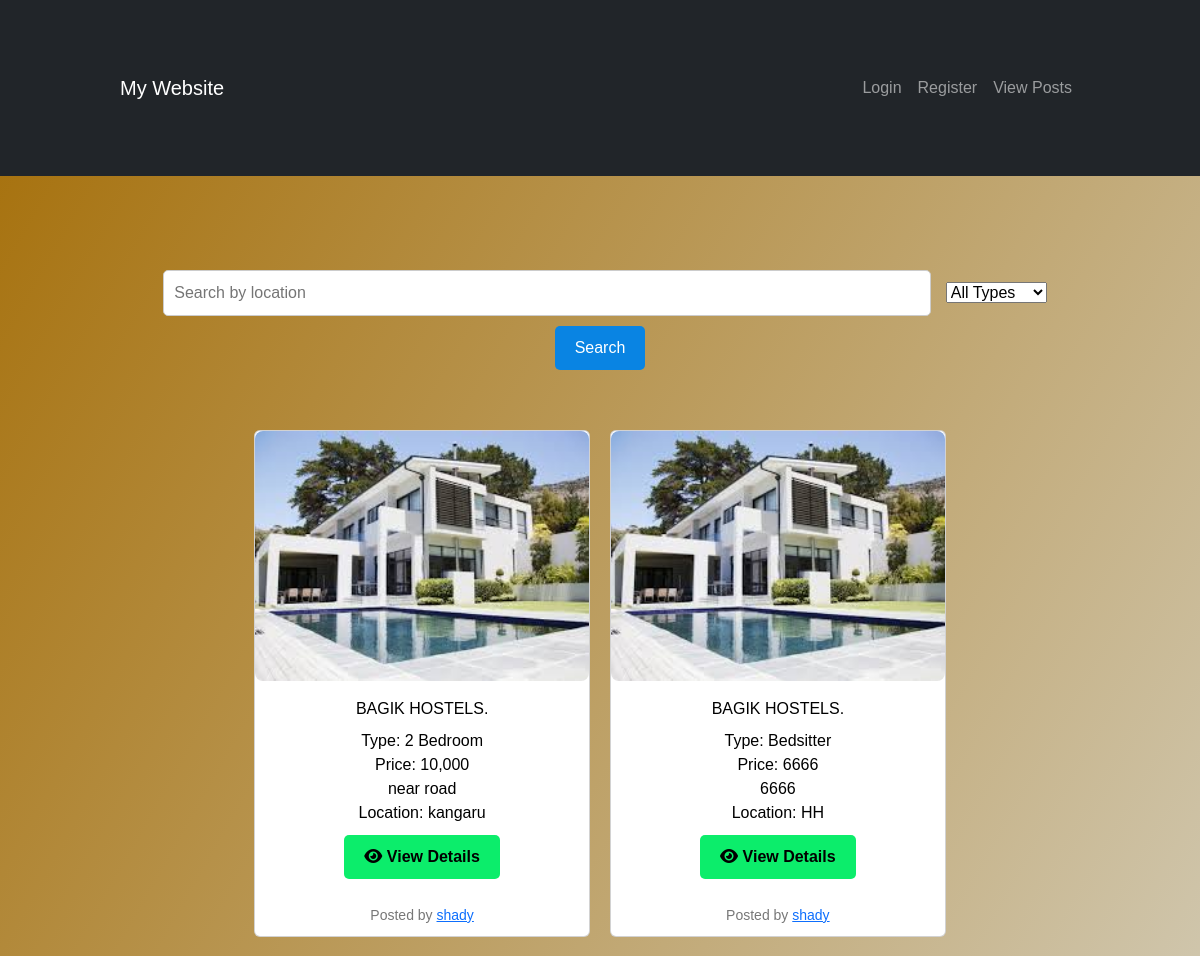
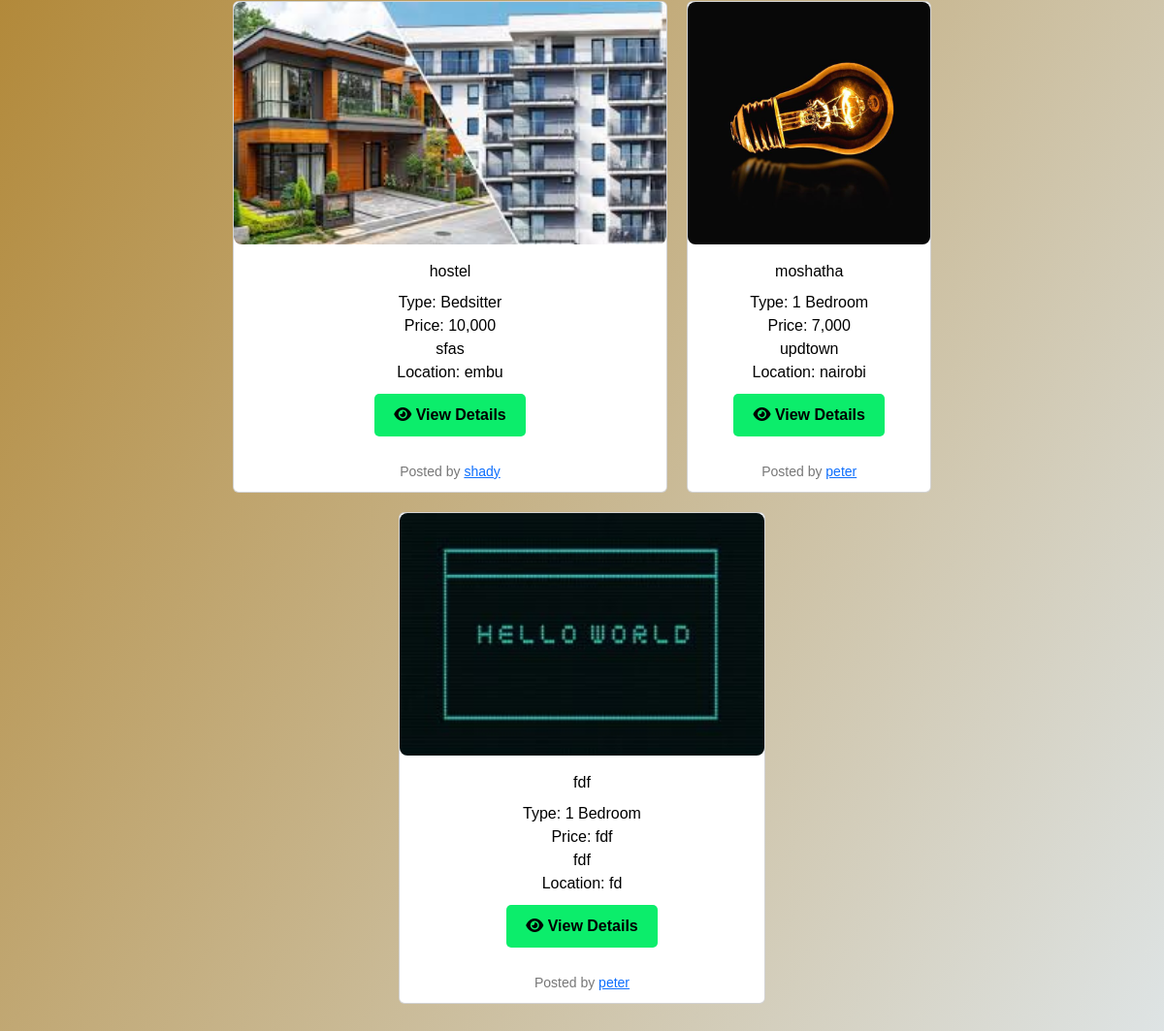
/view, run on the app's committed database (2 pictures, top to bottom).
### app.py (models this page shows, shortened)
class Post(db.Model):
    id = db.Column(db.Integer, primary_key=True)
    title = db.Column(db.String(150), nullable=False)
    house_type = db.Column(db.String(50), nullable=False)  # House Type from dropdown
    price = db.Column(db.String(50), nullable=False)  # Price field (as string e.g., "Ksh 6,500/month")
    content = db.Column(db.String, nullable=False)  # Description field
    location = db.Column(db.String(50), nullable=False)
    latitude = db.Column(db.Float)
    longitude = db.Column(db.Float)
    image_filename = db.Column(db.String(150), nullable=True)
    user_id = db.Column(db.Integer, db.ForeignKey('user.id'), nullable=False)

class User(UserMixin, db.Model):
    id = db.Column(db.Integer, primary_key=True)
    username = db.Column(db.String(150), unique=True, nullable=False)
    password_hash = db.Column(db.String(128), nullable=False)
    posts = db.relationship('Post', backref='author', lazy=True)

### app.py (the view)
@app.route('/view')
def view():
    posts = Post.query
    house_type = request.args.get('type')
    location = request.args.get('location')
    if house_type:
        posts = posts.filter_by(house_type=house_type)
    if location:
        posts = posts.filter(Post.location.ilike(f"%{location}%"))
    posts = posts.all()
    return render_template('view.html', posts=posts)

### templates/view.html (shortened to what this page needs)
{% extends "base.html" %}
{% block content %}
  <form method="GET" action="{{ url_for('view') }}">
  <input type="text" name="location" placeholder="Search by location">
  <select name="type">
    <option value="">All Types</option>
  </select>
  <button type="submit">Search</button>
</form>
<div class="container" id="listings-view" style="display: flex; flex-wrap: wrap; gap: 20px; justify-content: center;">
  {% for post in posts %}
    <div class="card">
      {% if post.image_filename %}
        <img src="{{ url_for('static', filename='uploads/' ~ post.image_filename) }}" alt="House image" class="post-image">
      {% else %}
        <img src="https://via.placeholder.com/300x200?text=No+Image" alt="Placeholder" class="post-image">
      {% endif %}
      <div class="card-body">
        <div class="card-title">{{ post.title }}</div>
        <div class="card-info">Type: {{ post.house_type }}</div>
        <div class="card-info">Price: {{ post.price }}</div>
        <div class="card-info">{{ post.content[:100] }}{% if post.content|length > 100 %}...{% endif %}</div>
        <div class="card-info"> Location: {{post.location}} </div>
        <a href="{{ url_for('post_detail', post_id=post.id) }}" class="btn-green">
          <i class="fas fa-eye"></i> View Details
        </a>
      </div>
      <div style="text-align: center; padding: 10px; font-size: 14px; color: #777;">
        Posted by <a href="{{ url_for('post_detail',  post_id=post.id) }}">{{ post.author.username }}</a>
      </div>
    </div>
  {% else %}
    <p>No listings available.</p>
  {% endfor %}
</div>
{% endblock %}

### templates/base.html (shortened to what this page needs)
<!DOCTYPE html>
<html lang="en">
<head>
  <link rel="stylesheet" href="https://cdn.jsdelivr.net/npm/bootstrap@5.2.0/dist/css/bootstrap.min.css">
  <link rel="stylesheet" href="https://cdnjs.cloudflare.com/ajax/libs/font-awesome/6.5.0/css/all.min.css">
  <link rel="stylesheet" href="{{ url_for('static', filename='style.css') }}">
</head>
<body>
  <nav class="navbar navbar-expand-lg navbar-dark bg-dark">
    <div class="container">
      <a class="navbar-brand" href="{{ url_for('index') }}">My Website</a>
      <div class="collapse navbar-collapse" id="navbarNav">
        <ul class="navbar-nav ms-auto">
          {% if current_user.is_authenticated %}
            <li class="nav-item">
              <a class="nav-link" href="{{ url_for('post') }}">New Post</a>
            </li>
            <li class="nav-item">
              <a class="nav-link" href="{{ url_for('update') }}">My Posts</a>
            </li>
            <li class="nav-item">
              <a class="nav-link" href="{{ url_for('logout') }}">Logout</a>
            </li>
          {% else %}
            <li class="nav-item">
              <a class="nav-link" href="{{ url_for('login') }}">Login</a>
            </li>
            <li class="nav-item">
              <a class="nav-link" href="{{ url_for('register') }}">Register</a>
            </li>
          {% endif %}
          <li class="nav-item">
            <a class="nav-link" href="{{ url_for('view') }}">View Posts</a>
          </li>
        </ul>
      </div>
    </div>
  </nav>
  <div class="container mt-4">
    {% block content %}{% endblock %}
  </div>
</body>
</html>

### static/style.css (style rules this page uses)
body { font-family: Arial, sans-serif; text-align: center; margin: 0; background: linear-gradient(to bottom right, #a56e07, #dfe6e9); color: #000000; overflow-x: hidden; }
.container { max-width: 1000px; margin: 0 auto; padding: 60px 20px; text-align: center; }
.post-image { width: 100%; height: 250px; object-fit: cover; border-radius: 8px; }
.btn-green { background-color: #0ced6b !important; color: black; padding: 10px 20px; border-radius: 5px; text-decoration: none; font-weight: bold; display: inline-block; margin-top: 10px; }
input, textarea { padding: 10px; margin: 10px; width: 80%; border: 1px solid #ccc; border-radius: 5px; font-size: 1rem; color: #2c3e50; }
button { padding: 10px 20px; background-color: #0984e3; color: white; border: none; border-radius: 5px; }

### data on the page
Post: image_filename (picture), title "BAGIK HOSTELS.", house_type "2 Bedroom", price "10,000", content "near road", location "kangaru", author.username "shady"
Post: image_filename (picture), title "BAGIK HOSTELS.", house_type "Bedsitter", price "6666", content "6666", location "HH", author.username "shady"
Post: image_filename (picture), title "hostel", house_type "Bedsitter", price "10,000", content "sfas", location "embu", author.username "shady"
Post: image_filename (picture), title "moshatha", house_type "1 Bedroom", price "7,000", content "updtown", location "nairobi", author.username "peter"
Post: image_filename (picture), title "fdf", house_type "1 Bedroom", price "fdf", content "fdf", location "fd", author.username "peter"
